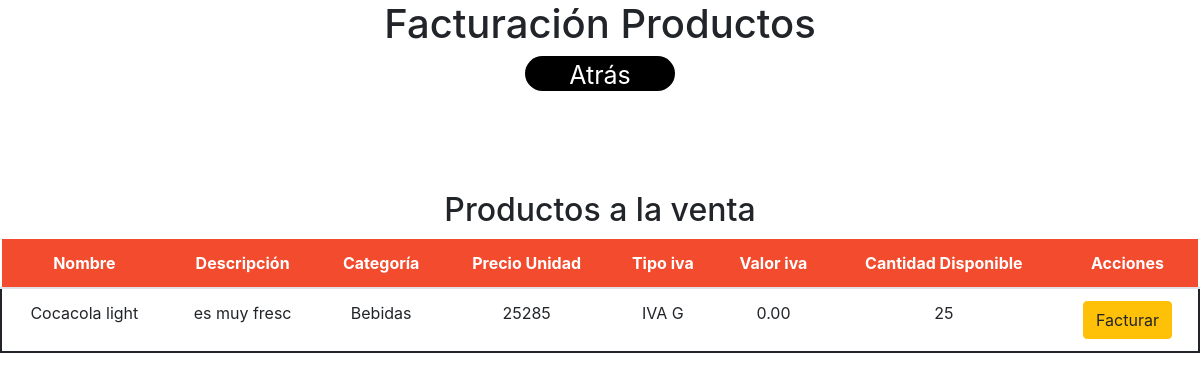
Screenshot of /View/Facturar.php with the database file from the repository.
### tables this page shows
CREATE TABLE `productos` (
  `codigo_producto` decimal(20,0) NOT NULL,
  `nombre_producto` varchar(30) NOT NULL,
  `descripcion_producto` varchar(50) NOT NULL,
  `categoria_producto` varchar(30) NOT NULL,
  `proveedor_producto` varchar(30) NOT NULL,
  `precio_producto` decimal(30,0) NOT NULL,
  `tipo_iva_producto` varchar(10) NOT NULL,
  `valor_iva_producto` decimal(10,2) NOT NULL,
  `cantidad_producto` decimal(50,0) NOT NULL
);

### Model/Productos.php (called while the page is built, shortened)
<?php
class Productos
{
    public function traerProducto()
    {
        $consulta = "SELECT * FROM productos ";
        return $consulta;
    }
}

### View/Facturar.php (the view, shortened to what this page needs)
<?php
include('../Controller/db.php');
require_once('../Model/Productos.php');
$traerpro = new Productos('', '', '', '', '', '', '', '', '');
$consulta = mysqli_query($conn, $traerpro->traerProducto());
?>
<!DOCTYPE html>
<html>
<head>
    <link rel="stylesheet" href="https://maxcdn.bootstrapcdn.com/bootstrap/4.1.3/css/bootstrap.min.css">
    <link rel="stylesheet" href="css/adminelementos.css">
</head>
<body>
    <header>
        <h1>Facturación Productos</h1>
        <a href="home.html"> <button type="button" class="bot">Atrás</button></a>
    </header>
    <div class="ca">
        <div id="ca1">
            <h2>Productos a la venta
            </h2>
            <table class="table">
                <thead class="thead2">
                    <tr>
                        <th>Nombre </th>
                        <th>Descripción </th>
                        <th>Categoría</th>
                        <th>Precio Unidad </th>
                        <th>Tipo iva </th>
                        <th>Valor iva</th>
                        <th>Cantidad Disponible</th>
                        <th>Acciones</th>
                    </tr>
                </thead>
                <tbody>
                    <?php
                    while ($filas = mysqli_fetch_assoc($consulta)) {
                    ?>
                        <tr>
                            <td><?php echo $filas['nombre_producto'] ?></td>
                            <td><?php echo $filas['descripcion_producto'] ?></td>
                            <td><?php echo $filas['categoria_producto'] ?></td>
                            <td><?php echo $filas['precio_producto'] ?></td>
                            <td><?php echo $filas['tipo_iva_producto'] ?></td>
                            <td><?php echo $filas['valor_iva_producto'] ?></td>
                            <td><?php echo $filas['cantidad_producto'] ?></td>
                            <td>
                                <a href="calcularFactura.php?id=<?php echo $filas['codigo_producto'] ?>"> <button type="button" class="btn btn-warning">Facturar</button></a>
                            </td>
                        </tr>
                    <?php } ?>
                </tbody>
            </table>
        </div>
    </div>
</body>
</html>

### View/css/adminelementos.css (style rules this page uses)
header { text-align: center; }
#ca1 { text-align: center; }
.ca { margin-top: 100px; }
.thead2 { background-color: #f34b2d; color: white; }
tr { border: 2px solid; }
.bot { background-color: black; border-radius: 25px; outline: none; color: white; text-decoration: none; border: none; width: 150px; height: 35px; font-size: 25px; }

### rows the page displays
productos: nombre_producto "Cocacola light", descripcion_producto "es muy fresc", categoria_producto "Bebidas", precio_producto "25285", tipo_iva_producto "IVA G", valor_iva_producto "0.00", cantidad_producto "25"
